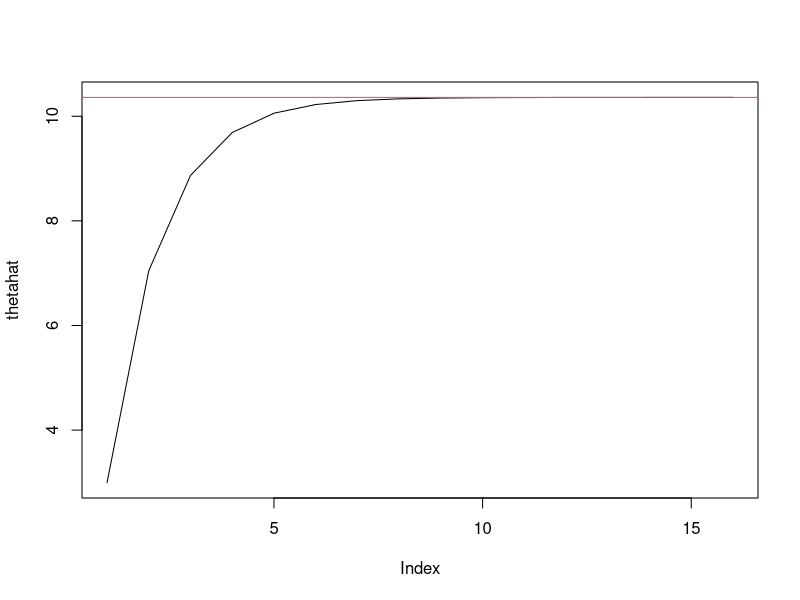
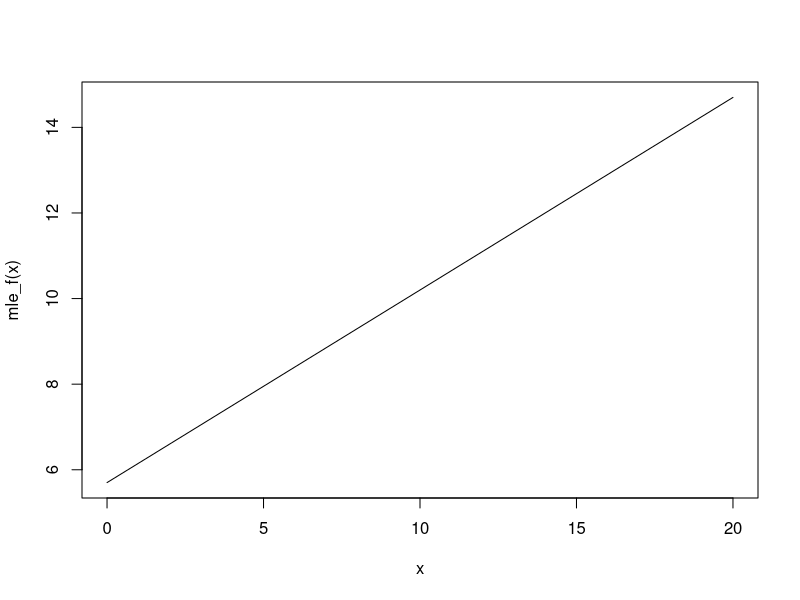
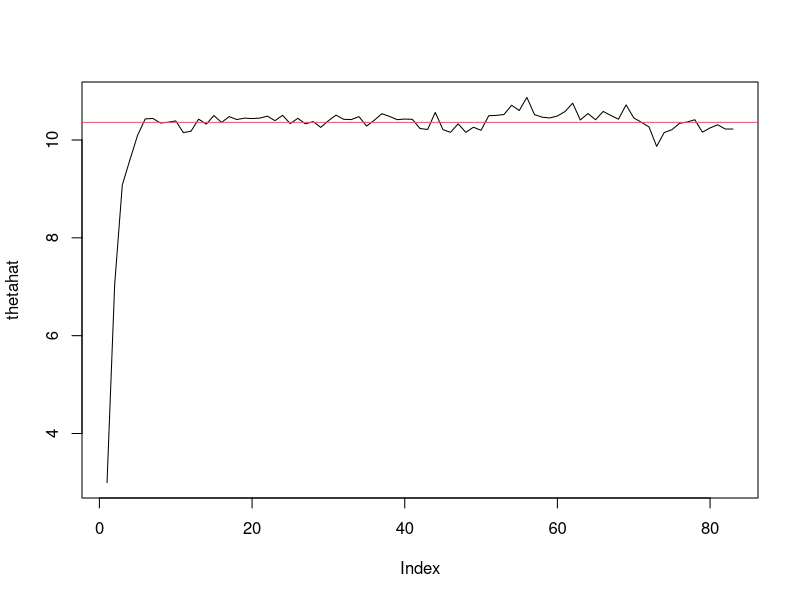
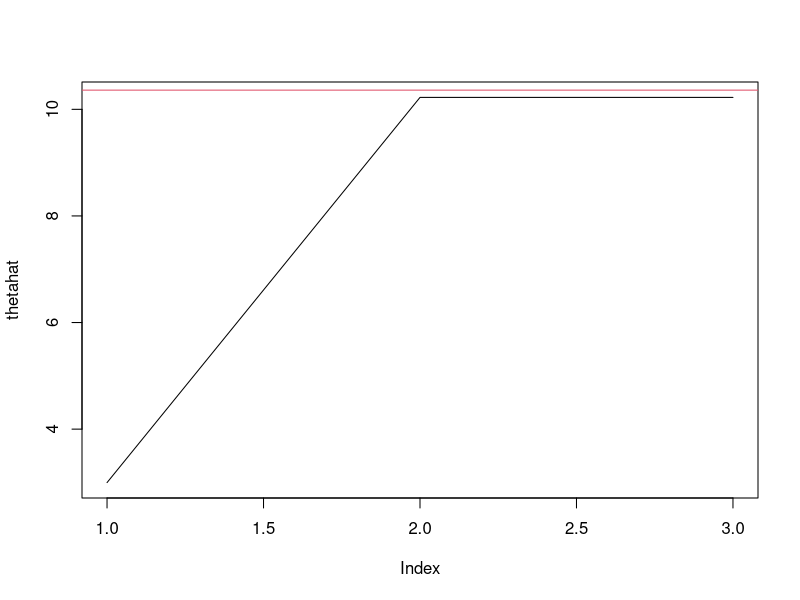

These figures' R source, in order:
## Traditional EM for censored exponential
## Generate Data
#set.seed(701)
set.seed(846)
truetheta=10
a=9 ##censoring time
n=20
x=rexp(n,1/truetheta) #R uses rate

## Determine observed vs. missing data
y=replace(x,x>a,a)
y=sort(y)
r=sum(x<a) ## observed data
yc=y[1:r] ## observed data
ycbar=mean(yc) ## mean of the observed data
### EM
thetahat = ycbar ## MLE using observed data
cur = ycbar ## current estimate of theta for EM loop
diff=1 ## set difference variable for while-loop
while(diff>10^-4)
{   
    i = length(thetahat)
    new_estimate = (ycbar*r+(n-r)*(a+thetahat[i]))/n
    thetahat=c(thetahat, new_estimate) 
    diff=abs(thetahat[length(thetahat)]-thetahat[length(thetahat)-1])
}
plot(thetahat, type="l")
thetaMLE=ycbar+(n-r)*a/r
abline(h=thetaMLE, col=2)



mle_f <- function(x){
    "x will be theta"
    out = (3*11+(20-11)*(9+x))/20
    #out = (ycbar*r+(n-r)*(a+x))/n
    return(out)
}

curve(mle_f, from = 0, to = 20)

## Monte Carlo EM for censored exponential
thetahat=cur=ycbar
m=100
diff=1
while(diff>10^-4)
{
  iter=length(thetahat)
  z=matrix(nrow=(n-r), ncol=m, data=a+rexp(m*(n-r),1/thetahat[iter]))
  simcomplete=rbind(z, matrix(nrow=r, ncol=m, data=rep(yc,m)))
  thetahat=c(thetahat,mean(apply(simcomplete,2,mean)))
  diff=abs(thetahat[iter+1]-thetahat[iter])
}
plot(thetahat, type="l")
thetaMLE=ycbar+(n-r)*a/r
abline(h=thetaMLE, col=2)

### Monte Carlo EM with importance sampling 
thetahat=ycbar
m=100
diff=1
z0=matrix(nrow=(n-r), ncol=m, data=a+rexp(m*(n-r),1/thetahat))
zx0=rbind(z, matrix(nrow=r, ncol=m, data=rep(yc,m)))
w=matrix(nrow=n, ncol=m)
while(diff>10^-6)
{
  iter=length(thetahat)
  for(i in 1:m){w[,i]=prod(dexp(zx0[,i],1/thetahat[iter]))/prod(dexp(zx0[,i],1/thetahat[1]))
                w[,i]=n*w[,i]/sum(w[,i])}
  zj=w*zx0
  thetahat=c(thetahat,mean(apply(zj,2,mean)))
  diff=abs(thetahat[iter+1]-thetahat[iter])
}
plot(thetahat, type="l")
thetaMLE=ycbar+(n-r)*a/r
abline(h=thetaMLE, col=2)
